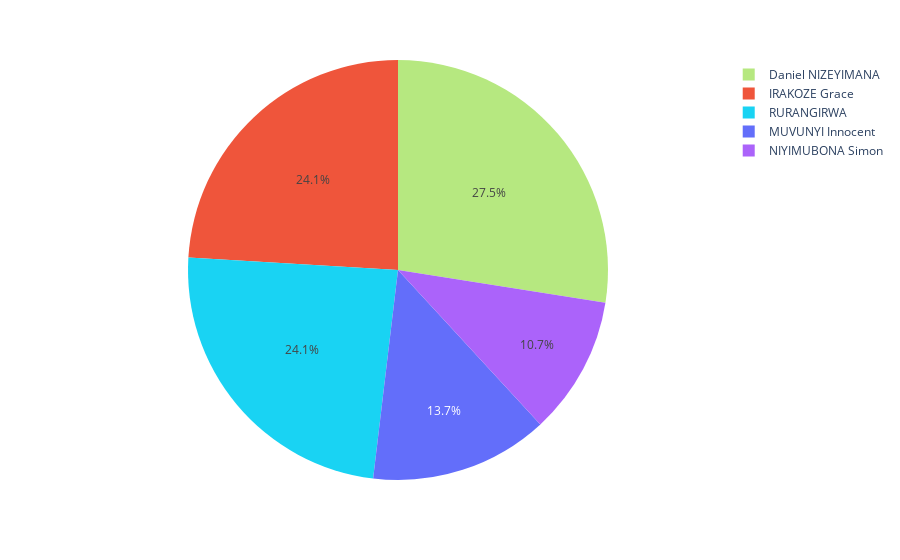

Notebook code for this chart:
### Code cell
import pandas as pd
import plotly.express as px

# Load data
df = pd.read_excel('myinfo1.xlsx')

# Create Pie Chart
fig = px.pie(df, values="MARKS", names="NAMES", color="NAMES",hover_data=["MARKS"])  # Removed textinfo


# Show plot
fig.show()

### Figure 1 — Plotly figure (JSON) as saved in the notebook; plotly's stock layout.template omitted (floating-point values rounded to 4 significant figures)
{"data": [{"customdata": [[40, "MUVUNYI Innocent"], [70, "IRAKOZE Grace"], [null, "MUTONI Yvette"], [31, "NIYIMUBONA Simon"], [null, "MWEZI Pierrine"], [70, "RURANGIRWA"], [null, "Felix NZAMWITAKUZE"], [80, "Daniel NIZEYIMANA"]], "domain": {"x": [0, 1], "y": [0, 1]}, "hovertemplate": "NAMES=%{customdata[1]}<br>MARKS=%{customdata[0]}<extra></extra>", "labels": ["MUVUNYI Innocent", "IRAKOZE Grace", "MUTONI Yvette", "NIYIMUBONA Simon", "MWEZI Pierrine", "RURANGIRWA", "Felix NZAMWITAKUZE", "Daniel NIZEYIMANA"], "legendgroup": "", "marker": {"colors": ["#636efa", "#EF553B", "#00cc96", "#ab63fa", "#FFA15A", "#19d3f3", "#FF6692", "#B6E880"]}, "name": "", "showlegend": true, "type": "pie", "values": [40, 70, null, 31, null, 70, null, 80]}], "layout": {"autosize": true, "legend": {"tracegroupgap": 0}, "margin": {"t": 60}}}
